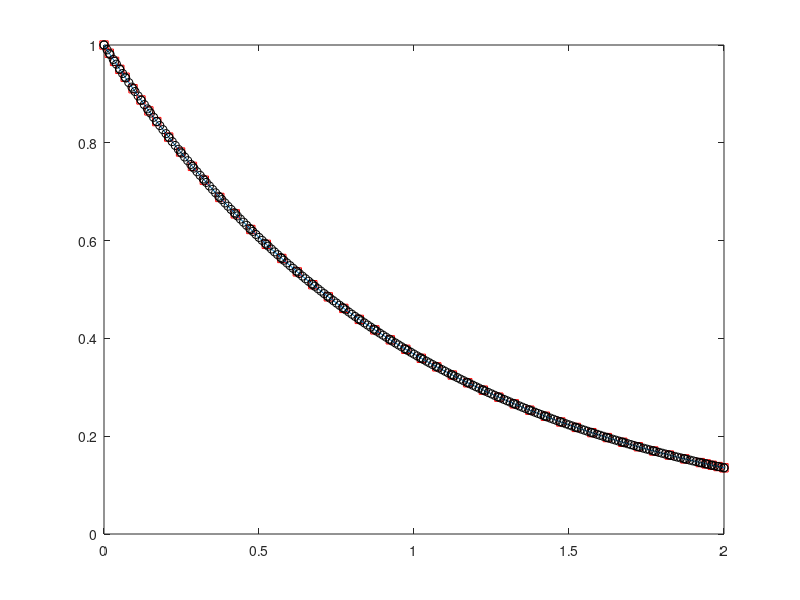

This figure's MATLAB source:

clc;close all;clear all

a = -1;x0 = 1; % x(0)
t_f = 2;
sys_fun = @(t,x)( a * x);
[t,x] = ode45(sys_fun,[0 t_f],x0);

figure;
plot(t,x,'rs',t,exp(a*t),'ko')
hold on;
plot(t,x,(0:0.01:t_f),exp(a*(0:0.01:t_f)),'ko')

